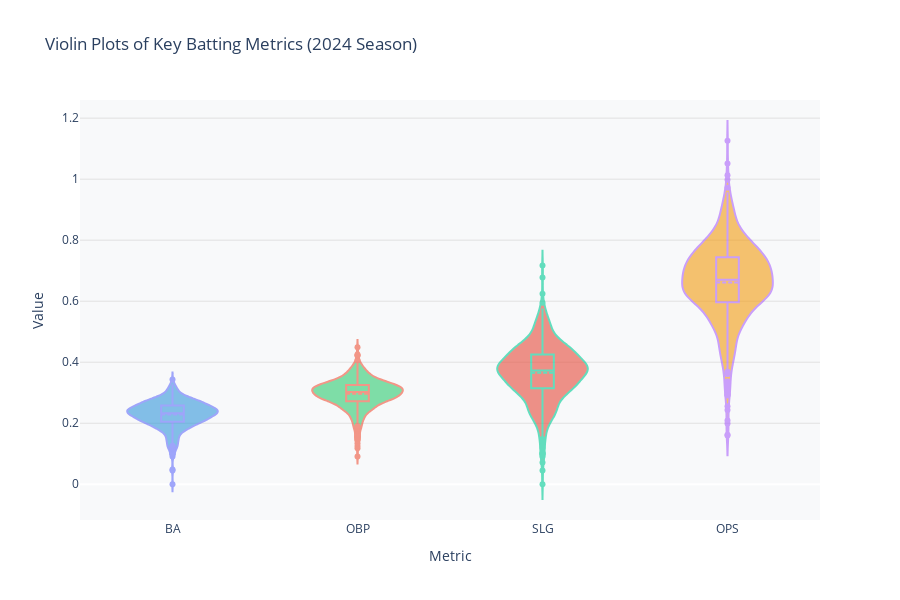

Source (notebook cell):
### Code cell
# Violin plots for key metrics
metrics_to_plot = ['BA', 'OBP', 'SLG', 'OPS']

fig = go.Figure()

for i, metric in enumerate(metrics_to_plot):
    fig.add_trace(go.Violin(
        y=batter_stats_filtered[metric],
        name=metric,
        box_visible=True,
        meanline_visible=True,
        fillcolor=['#3498db', '#2ecc71', '#e74c3c', '#f39c12'][i],
        opacity=0.6,
        x0=metric
    ))

fig.update_layout(
    title='Violin Plots of Key Batting Metrics (2024 Season)',
    yaxis_title='Value',
    xaxis_title='Metric',
    height=600,
    plot_bgcolor='#f8f9fa',
    paper_bgcolor='white',
    showlegend=False,
    yaxis=dict(gridcolor='#e1e1e1')
)

fig.show()

### Figure 1 — Plotly figure (JSON) as saved in the notebook; plotly's stock layout.template omitted (floating-point values rounded to 4 significant figures; data arrays with more than 128 entries replaced by an {"elided": "..."} marker saying what was removed)
{"data": [{"box": {"visible": true}, "fillcolor": "#3498db", "meanline": {"visible": true}, "name": "BA", "opacity": 0.6, "type": "violin", "x0": "BA", "y": {"elided": "585 float values"}}, {"box": {"visible": true}, "fillcolor": "#2ecc71", "meanline": {"visible": true}, "name": "OBP", "opacity": 0.6, "type": "violin", "x0": "OBP", "y": {"elided": "585 float values"}}, {"box": {"visible": true}, "fillcolor": "#e74c3c", "meanline": {"visible": true}, "name": "SLG", "opacity": 0.6, "type": "violin", "x0": "SLG", "y": {"elided": "585 float values"}}, {"box": {"visible": true}, "fillcolor": "#f39c12", "meanline": {"visible": true}, "name": "OPS", "opacity": 0.6, "type": "violin", "x0": "OPS", "y": {"elided": "585 float values"}}], "layout": {"height": 600, "paper_bgcolor": "white", "plot_bgcolor": "#f8f9fa", "showlegend": false, "title": {"text": "Violin Plots of Key Batting Metrics (2024 Season)"}, "xaxis": {"title": {"text": "Metric"}}, "yaxis": {"gridcolor": "#e1e1e1", "title": {"text": "Value"}}}}
